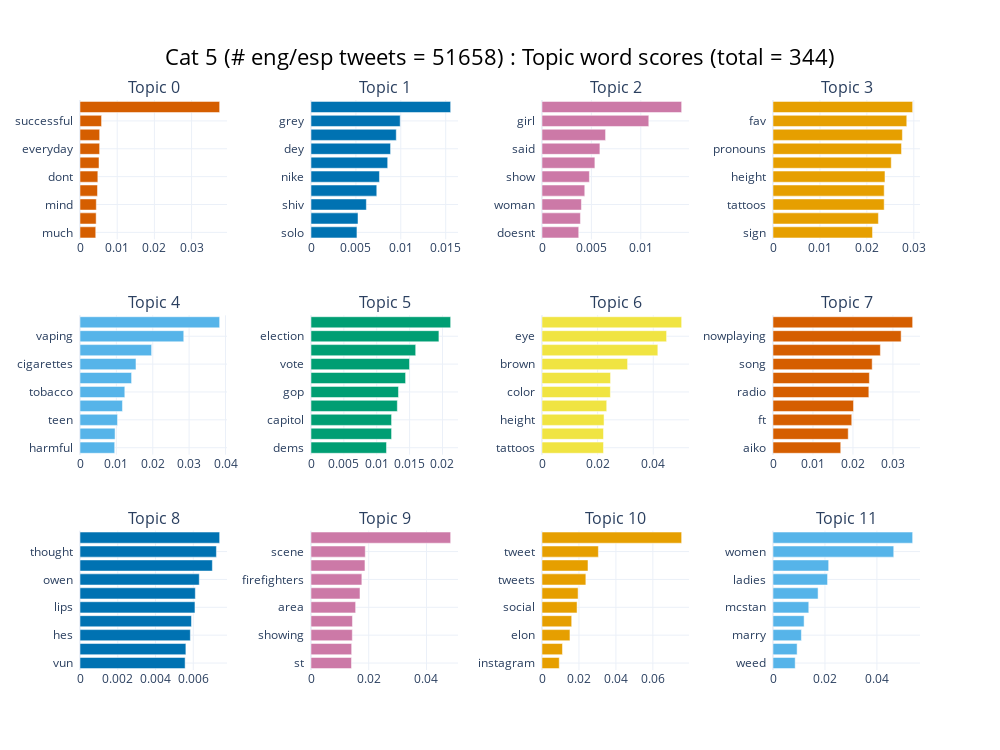

This figure's notebook cell:
### Code cell
topic_model.visualize_barchart(top_n_topics=12,n_words=10,title=f"Cat {category} (# eng/esp tweets = {len(eng_esp)}) : Topic word scores (total = {tot_topics})")

### Figure 1 — Plotly figure (JSON) as saved in the notebook; plotly's stock layout.template omitted (floating-point values rounded to 4 significant figures)
{"data": [{"marker": {"color": "#D55E00"}, "orientation": "h", "type": "bar", "x": [0.004233, 0.004345, 0.004385, 0.004703, 0.004794, 0.005109, 0.005275, 0.005286, 0.005796, 0.03755], "xaxis": "x", "y": ["much  ", "get  ", "mind  ", "day  ", "dont  ", "grass  ", "everyday  ", "high  ", "successful  ", "weed  "], "yaxis": "y"}, {"marker": {"color": "#0072B2"}, "orientation": "h", "type": "bar", "x": [0.005118, 0.005234, 0.006165, 0.007326, 0.007623, 0.008541, 0.008862, 0.009496, 0.009935, 0.01555], "xaxis": "x2", "y": ["solo  ", "thakare  ", "shiv  ", "finna  ", "nike  ", "mundo  ", "dey  ", "jordan  ", "grey  ", "vape  "], "yaxis": "y2"}, {"marker": {"color": "#CC79A7"}, "orientation": "h", "type": "bar", "x": [0.003719, 0.00389, 0.003991, 0.00433, 0.004798, 0.005354, 0.005863, 0.006436, 0.01081, 0.01414], "xaxis": "x3", "y": ["doesnt  ", "would  ", "woman  ", "got  ", "show  ", "lady  ", "said  ", "wanted  ", "girl  ", "shes  "], "yaxis": "y3"}, {"marker": {"color": "#E69F00"}, "orientation": "h", "type": "bar", "x": [0.0212, 0.02246, 0.02369, 0.02369, 0.02386, 0.02519, 0.02738, 0.02757, 0.0285, 0.02975], "xaxis": "x4", "y": ["sign  ", "color  ", "tattoos  ", "piercings  ", "height  ", "zodiac  ", "pronouns  ", "size  ", "fav  ", "shoe  "], "yaxis": "y4"}, {"marker": {"color": "#56B4E9"}, "orientation": "h", "type": "bar", "x": [0.009537, 0.00964, 0.01032, 0.01167, 0.01232, 0.01418, 0.01539, 0.01968, 0.02852, 0.03839], "xaxis": "x5", "y": ["harmful  ", "products  ", "teen  ", "smokers  ", "tobacco  ", "quit  ", "cigarettes  ", "smoking  ", "vaping  ", "nicotine  "], "yaxis": "y5"}, {"marker": {"color": "#009E73"}, "orientation": "h", "type": "bar", "x": [0.01148, 0.01226, 0.01226, 0.01313, 0.01331, 0.01439, 0.01499, 0.01593, 0.01946, 0.02125], "xaxis": "x6", "y": ["dems  ", "congress  ", "capitol  ", "mirrors  ", "gop  ", "republican  ", "vote  ", "democrats  ", "election  ", "republicans  "], "yaxis": "y6"}, {"marker": {"color": "#F0E442"}, "orientation": "h", "type": "bar", "x": [0.02211, 0.02211, 0.02231, 0.02327, 0.02459, 0.02465, 0.03078, 0.04165, 0.04479, 0.05021], "xaxis": "x7", "y": ["tattoos  ", "piercings  ", "height  ", "zodiac  ", "color  ", "fav  ", "brown  ", "colour  ", "eye  ", "weakness  "], "yaxis": "y7"}, {"marker": {"color": "#D55E00"}, "orientation": "h", "type": "bar", "x": [0.01695, 0.01882, 0.0197, 0.02015, 0.02397, 0.02411, 0.02481, 0.02686, 0.03205, 0.03493], "xaxis": "x8", "y": ["aiko  ", "playing  ", "ft  ", "feat  ", "radio  ", "pop  ", "song  ", "listen  ", "nowplaying  ", "music  "], "yaxis": "y8"}, {"marker": {"color": "#0072B2"}, "orientation": "h", "type": "bar", "x": [0.005569, 0.00561, 0.005845, 0.005906, 0.006091, 0.00611, 0.006319, 0.007013, 0.007228, 0.007399], "xaxis": "x9", "y": ["vun  ", "tender  ", "hes  ", "would  ", "lips  ", "mouth  ", "owen  ", "exhaled  ", "thought  ", "sighed  "], "yaxis": "y9"}, {"marker": {"color": "#CC79A7"}, "orientation": "h", "type": "bar", "x": [0.01403, 0.01409, 0.01431, 0.01436, 0.01546, 0.01697, 0.01761, 0.01869, 0.0188, 0.04838], "xaxis": "x10", "y": ["st  ", "massive  ", "showing  ", "flames  ", "area  ", "crews  ", "firefighters  ", "structure  ", "scene  ", "fire  "], "yaxis": "y10"}, {"marker": {"color": "#E69F00"}, "orientation": "h", "type": "bar", "x": [0.009342, 0.01107, 0.01513, 0.01607, 0.01897, 0.01954, 0.02373, 0.02489, 0.03051, 0.07557], "xaxis": "x11", "y": ["instagram  ", "tweeting  ", "elon  ", "musk  ", "social  ", "media  ", "tweets  ", "retweet  ", "tweet  ", "twitter  "], "yaxis": "y11"}, {"marker": {"color": "#56B4E9"}, "orientation": "h", "type": "bar", "x": [0.008539, 0.009283, 0.01093, 0.01197, 0.01376, 0.01735, 0.02099, 0.02143, 0.04647, 0.05375], "xaxis": "x12", "y": ["weed  ", "dating  ", "marry  ", "gender  ", "mcstan  ", "girlfriends  ", "ladies  ", "woman  ", "women  ", "girls  "], "yaxis": "y12"}], "layout": {"annotations": [{"font": {"size": 16}, "showarrow": false, "text": "Topic 0", "x": 0.0875, "xanchor": "center", "xref": "paper", "y": 1, "yanchor": "bottom", "yref": "paper"}, {"font": {"size": 16}, "showarrow": false, "text": "Topic 1", "x": 0.3625, "xanchor": "center", "xref": "paper", "y": 1, "yanchor": "bottom", "yref": "paper"}, {"font": {"size": 16}, "showarrow": false, "text": "Topic 2", "x": 0.6375, "xanchor": "center", "xref": "paper", "y": 1, "yanchor": "bottom", "yref": "paper"}, {"font": {"size": 16}, "showarrow": false, "text": "Topic 3", "x": 0.9125, "xanchor": "center", "xref": "paper", "y": 1, "yanchor": "bottom", "yref": "paper"}, {"font": {"size": 16}, "showarrow": false, "text": "Topic 4", "x": 0.0875, "xanchor": "center", "xref": "paper", "y": 0.6222, "yanchor": "bottom", "yref": "paper"}, {"font": {"size": 16}, "showarrow": false, "text": "Topic 5", "x": 0.3625, "xanchor": "center", "xref": "paper", "y": 0.6222, "yanchor": "bottom", "yref": "paper"}, {"font": {"size": 16}, "showarrow": false, "text": "Topic 6", "x": 0.6375, "xanchor": "center", "xref": "paper", "y": 0.6222, "yanchor": "bottom", "yref": "paper"}, {"font": {"size": 16}, "showarrow": false, "text": "Topic 7", "x": 0.9125, "xanchor": "center", "xref": "paper", "y": 0.6222, "yanchor": "bottom", "yref": "paper"}, {"font": {"size": 16}, "showarrow": false, "text": "Topic 8", "x": 0.0875, "xanchor": "center", "xref": "paper", "y": 0.2444, "yanchor": "bottom", "yref": "paper"}, {"font": {"size": 16}, "showarrow": false, "text": "Topic 9", "x": 0.3625, "xanchor": "center", "xref": "paper", "y": 0.2444, "yanchor": "bottom", "yref": "paper"}, {"font": {"size": 16}, "showarrow": false, "text": "Topic 10", "x": 0.6375, "xanchor": "center", "xref": "paper", "y": 0.2444, "yanchor": "bottom", "yref": "paper"}, {"font": {"size": 16}, "showarrow": false, "text": "Topic 11", "x": 0.9125, "xanchor": "center", "xref": "paper", "y": 0.2444, "yanchor": "bottom", "yref": "paper"}], "height": 750, "hoverlabel": {"bgcolor": "white", "font": {"family": "Rockwell", "size": 16}}, "showlegend": false, "title": {"font": {"color": "Black", "size": 22}, "text": "Cat 5 (# eng/esp tweets = 51658) : Topic word scores (total = 344)", "x": 0.5, "xanchor": "center", "yanchor": "top"}, "width": 1000, "xaxis": {"anchor": "y", "domain": [0, 0.175], "showgrid": true}, "xaxis10": {"anchor": "y10", "domain": [0.275, 0.45], "showgrid": true}, "xaxis11": {"anchor": "y11", "domain": [0.55, 0.725], "showgrid": true}, "xaxis12": {"anchor": "y12", "domain": [0.825, 1], "showgrid": true}, "xaxis2": {"anchor": "y2", "domain": [0.275, 0.45], "showgrid": true}, "xaxis3": {"anchor": "y3", "domain": [0.55, 0.725], "showgrid": true}, "xaxis4": {"anchor": "y4", "domain": [0.825, 1], "showgrid": true}, "xaxis5": {"anchor": "y5", "domain": [0, 0.175], "showgrid": true}, "xaxis6": {"anchor": "y6", "domain": [0.275, 0.45], "showgrid": true}, "xaxis7": {"anchor": "y7", "domain": [0.55, 0.725], "showgrid": true}, "xaxis8": {"anchor": "y8", "domain": [0.825, 1], "showgrid": true}, "xaxis9": {"anchor": "y9", "domain": [0, 0.175], "showgrid": true}, "yaxis": {"anchor": "x", "domain": [0.7556, 1], "showgrid": true}, "yaxis10": {"anchor": "x10", "domain": [0, 0.2444], "showgrid": true}, "yaxis11": {"anchor": "x11", "domain": [0, 0.2444], "showgrid": true}, "yaxis12": {"anchor": "x12", "domain": [0, 0.2444], "showgrid": true}, "yaxis2": {"anchor": "x2", "domain": [0.7556, 1], "showgrid": true}, "yaxis3": {"anchor": "x3", "domain": [0.7556, 1], "showgrid": true}, "yaxis4": {"anchor": "x4", "domain": [0.7556, 1], "showgrid": true}, "yaxis5": {"anchor": "x5", "domain": [0.3778, 0.6222], "showgrid": true}, "yaxis6": {"anchor": "x6", "domain": [0.3778, 0.6222], "showgrid": true}, "yaxis7": {"anchor": "x7", "domain": [0.3778, 0.6222], "showgrid": true}, "yaxis8": {"anchor": "x8", "domain": [0.3778, 0.6222], "showgrid": true}, "yaxis9": {"anchor": "x9", "domain": [0, 0.2444], "showgrid": true}}}
